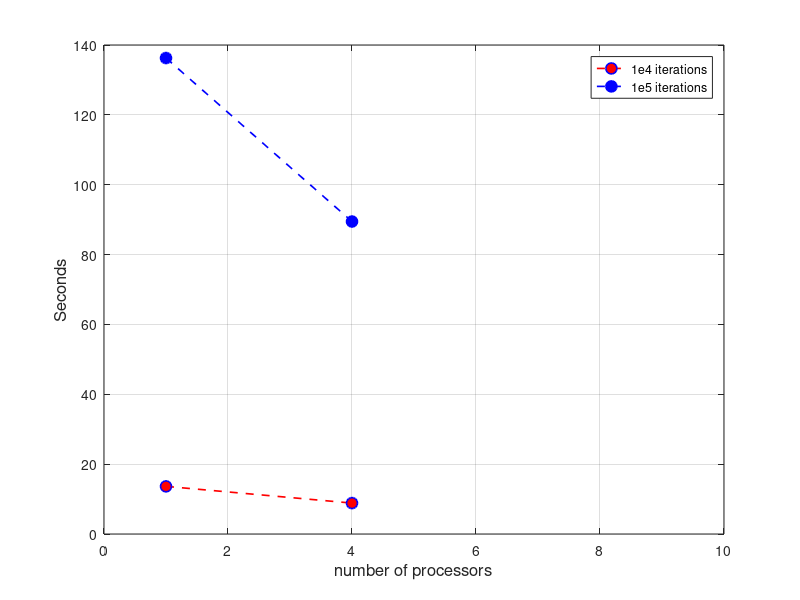

MATLAB code to generate this figure:
X = [1, 4];
A = [13.64 , 8.85];
B = [136.27, 89.46];
%%
figure;
hold on;
grid on;
box on;
% plot( ones(1,16)*2.0, '--k', 'LineWidth',1 );
plot(X, A , '--or', 'LineWidth',1.2,'MarkerSize',8, 'MarkerFaceColor','r', 'MarkerEdgeColor','b');
plot(X, B,'--ob', 'LineWidth',1.2,'MarkerSize',8, 'MarkerFaceColor','b', 'MarkerEdgeColor','b');
% % title('Running time for Async learning','FontSize',14, 'FontWeight','bold');
xlabel('number of processors','FontSize',12);%, 'FontWeight','bold');
ylabel('Seconds','FontSize',12);%, 'FontWeight','bold');
xlim([0 10]);
%  ylim([0 100]);
legend({'1e4 iterations','1e5 iterations'});%, 'Wired First', 'Position Aware'},'FontSize',12);%, 'FontWeight','bold');